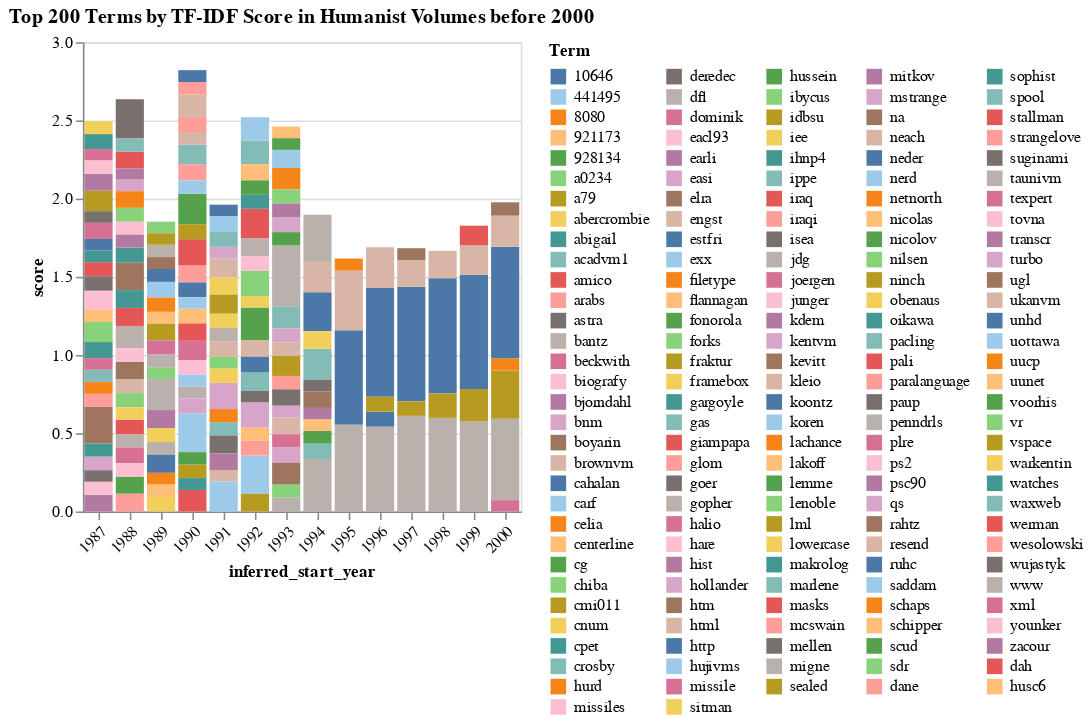

The code cell stored with this chart in its notebook:
### Code cell
data = tfidf_df[tfidf_df['is_year'] == 0].reset_index(drop=True).head(200)
selection = alt.selection_point(fields=['term'], bind='legend')

chart = alt.Chart(data).mark_bar().encode(
    y='score',
    x=alt.X('inferred_start_year:N', axis=alt.Axis(labelAngle=-45)),
    color=alt.Color('term', legend=alt.Legend(title='Term', orient='right', symbolLimit=len(data['term'].unique()), columns=5), scale=alt.Scale(scheme='tableau20')),
    tooltip=['term', 'score', 'year(inferred_start_year)'],
    opacity=alt.condition(selection, alt.value(1), alt.value(0.2))
).add_params(selection).properties(
    title='Top 200 Terms by TF-IDF Score in Humanist Volumes before 2000'
)

chart

### Figure 1 — Vega-Lite specification as saved in the notebook (floating-point values rounded to 4 significant figures; data arrays with more than 128 entries replaced by an {"elided": "..."} marker saying what was removed)
{"config": {"view": {"continuousWidth": 300, "continuousHeight": 300}}, "data": {"name": "data-bbda5db3a883d6db2123436542d66a64"}, "mark": {"type": "bar"}, "encoding": {"color": {"field": "term", "legend": {"columns": 5, "orient": "right", "symbolLimit": 157, "title": "Term"}, "scale": {"scheme": "tableau20"}, "type": "nominal"}, "opacity": {"condition": {"param": "param_1", "value": 1}, "value": 0.2}, "tooltip": [{"field": "term", "type": "nominal"}, {"field": "score", "type": "quantitative"}, {"field": "inferred_start_year", "timeUnit": "year", "type": "temporal"}], "x": {"axis": {"labelAngle": -45}, "field": "inferred_start_year", "type": "nominal"}, "y": {"field": "score", "type": "quantitative"}}, "params": [{"name": "param_1", "select": {"type": "point", "fields": ["term"]}, "bind": "legend"}], "title": "Top 200 Terms by TF-IDF Score in Humanist Volumes before 2000", "$schema": "https://vega.github.io/schema/vega-lite/v5.16.3.json", "datasets": {"data-bbda5db3a883d6db2123436542d66a64": {"elided": "200 records"}}}
